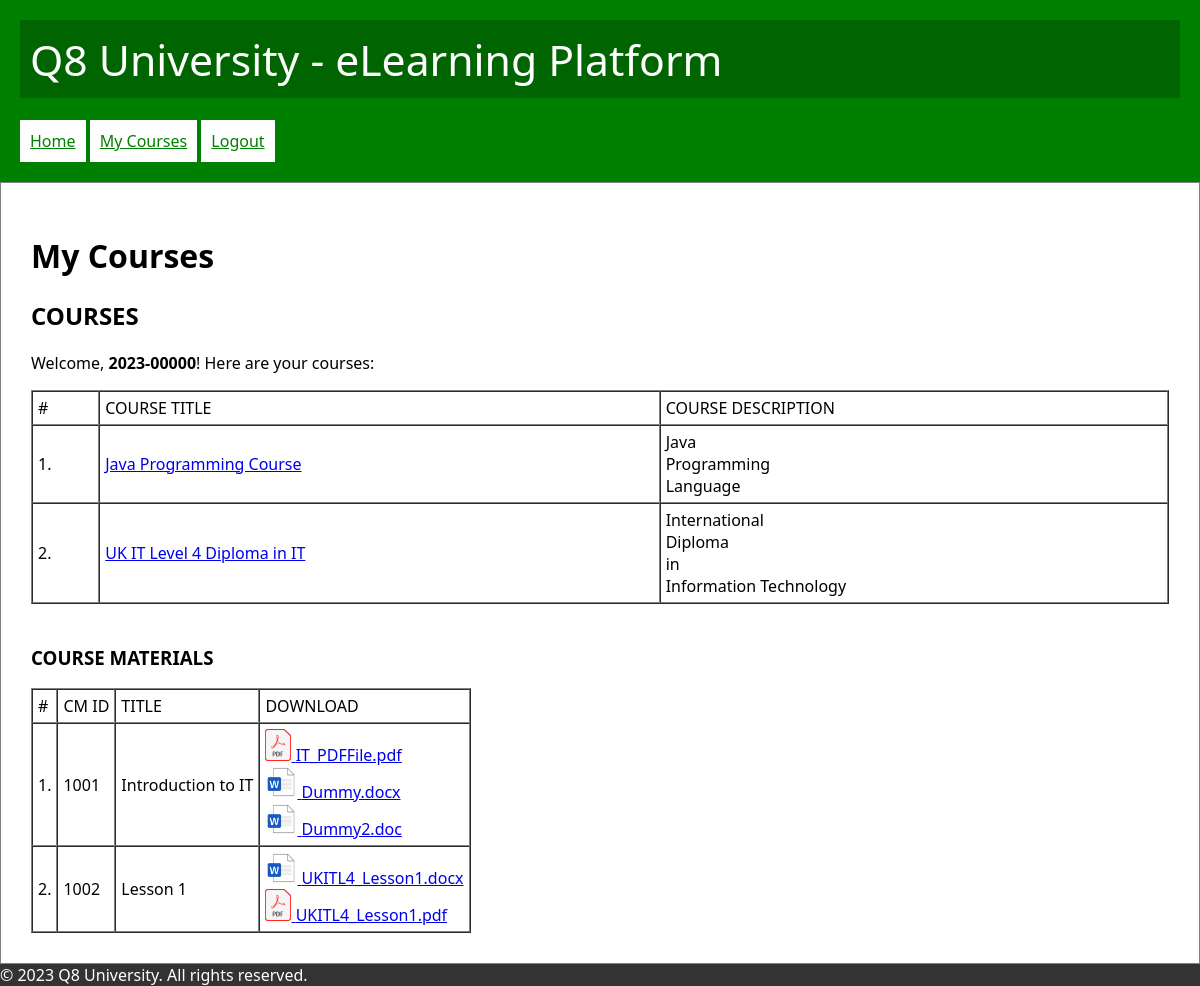
/courses.php?course=UKITL4 (signed in), run on the app's committed database.
### tables this page shows
CREATE TABLE `enrollment` (
  `enrID` int(11) NOT NULL,
  `enrDateTime` datetime NOT NULL,
  `enrCourse` varchar(15) NOT NULL,
  `enrStudent` varchar(10) NOT NULL
);

CREATE TABLE `course` (
  `crsID` varchar(15) NOT NULL,
  `crsTitle` varchar(100) NOT NULL,
  `crsDescription` text NOT NULL,
  `crsUnits` decimal(5,2) NOT NULL
);

CREATE TABLE `course_material` (
  `cmID` int(11) NOT NULL,
  `cmCourse` varchar(15) NOT NULL,
  `cmTitle` varchar(150) NOT NULL,
  `cmFiles` text NOT NULL
);

### courses.php (the view)
<?php
require_once 'libs/main.php';
?>
<?php printHeader('My Courses'); ?>
<main>
    <h1>My Courses</h1>
    <?php
    if (!isset($_SESSION['USER'])) { ?>
        <p><a href="login.php">Login</a> first</p>
        <?php
    } else {
        ?>
        <h2>COURSES</h2>
        <p>Welcome, <b><?= $_SESSION['USER'] ?></b>! Here are your courses:</p>
        <table border="1" cellpadding="5" cellspacing="0" width="100%">
            <tr>
                <td>#</td>
                <td>COURSE TITLE</td>
                <td>COURSE DESCRIPTION</td>
            </tr>
            <?php
            $DB = connectDatabase();
            $sql = "SELECT *
                FROM `enrollment`, `course`
                WHERE
                    `enrCourse` = `crsID` AND
                    `enrStudent` = '".$_SESSION['USER']."'";
            $stmt = $DB->query($sql);
            for ($i = 1; $row = $stmt->fetch(); $i++) { ?>
                <tr>
                    <td><?= $i ?>.</td>
                    <td>
                        <a href="?course=<?= $row['crsID'] ?>"><?= $row['crsTitle'] ?></a>
                    </td>
                    <td>
                        <?= str_replace("\r", "<br>", $row['crsDescription']) ?>
                    </td>
                </tr>
                <?php
            }
            ?>
        </table>
        <br>
        <?php
        if ( isset($_GET['course']) ) {
            ?>
            <h3>COURSE MATERIALS</h3>
            <table border="1" cellpadding="5" cellspacing="0">
                <tr>
                    <td>#</td>
                    <td>CM ID</td>
                    <td>TITLE</td>
                    <td>DOWNLOAD</td>
                </tr> <?php
                $CONN = connectDatabase();
                $stmt = $CONN->query("SELECT * FROM `course_material`
                    WHERE `cmCourse` = '".$_GET['course']."'
                ");
                for ($i = 1; $row = $stmt->fetch(); $i++) { ?>
                    <tr>
                        <td><?= $i ?>.</td>
                        <td><?= $row['cmID'] ?></td>
                        <td><?= $row['cmTitle'] ?></td>
                        <td>
                            <?php
                            $cms = explode("|", trim($row['cmFiles']));
                            for ($j = 0; $j < count($cms); $j++) {
                                $ext = substr($cms[$j], strpos($cms[$j], ".") + 1); ?>
                                <a href="materials/<?= $cms[$j] ?>" target="_blank">
                                    <img src="assets/icon_<?= $ext ?>.png"
                                            height="32" alt="Icon" />
                                    <?= $cms[$j] ?>
                                </a>
                                <br>
                                <?php
                            }
                            ?>
                        </td>
                    </tr>
                    <?php
                }
                ?>
            </table>
            <?php
        }
    } ?>
</main>
<?php printFooter(); ?>

### libs/main.php (shortened to what this page needs)
<?php
function printHeader($title) {
    ?>
    <!DOCTYPE html>
    <html lang="en">
    <head>
        <link rel="stylesheet" href="assets/main.css">
    </head>
    <body>
    <header>
        <div style="padding: 10px; background-color: darkgreen; font-size: 32pt">
            Q8 University - eLearning Platform
        </div>
        <br>
        <nav>
            <a href=".">Home</a>
            <?php
            if (isset($_SESSION['USER'])) {
                ?>
                <a href="courses.php">My Courses</a>
                <a href="login.php?OP=LOGOUT" onclick="return confirmLogout()">Logout</a>
                <?php
            } else {
                ?>
                <a href="login.php">Login</a>
                <?php
            }
            ?>
        </nav>
    </header>
    <?php
}
function printFooter() {
    ?>
        <footer>
            &copy; 2023 Q8 University. All rights reserved.
        </footer>
        </body>
    </html>
    <?php
}

### assets/main.css (style rules this page uses)
body { font-family: 'Segoe UI', Tahoma, Geneva, Verdana, sans-serif; margin: 0; }
header { padding: 20px; color: white; background-color: green; }
main { border: 1px solid gray; padding: 30px; }
nav a { padding: 10px; color: green; background-color: white; display: inline-block; }
footer { color: white; background-color: #333; }

### data on the page
enrollment: enrCourse.crsTitle "Java Programming Course", enrCourse.crsDescription "Java Programming Language"
enrollment: enrCourse.crsTitle "UK IT Level 4 Diploma in IT", enrCourse.crsDescription "International Diploma in Information Technology"
course_material: cmID "1001", cmTitle "Introduction to IT", cmFiles "IT_PDFFile.pdf", cmFiles "Dummy.docx", cmFiles "Dummy2.doc"
course_material: cmID "1002", cmTitle "Lesson 1", cmFiles "UKITL4_Lesson1.docx", cmFiles "UKITL4_Lesson1.pdf"

### other printed values
$_SESSION['USER'] "2023-00000"
